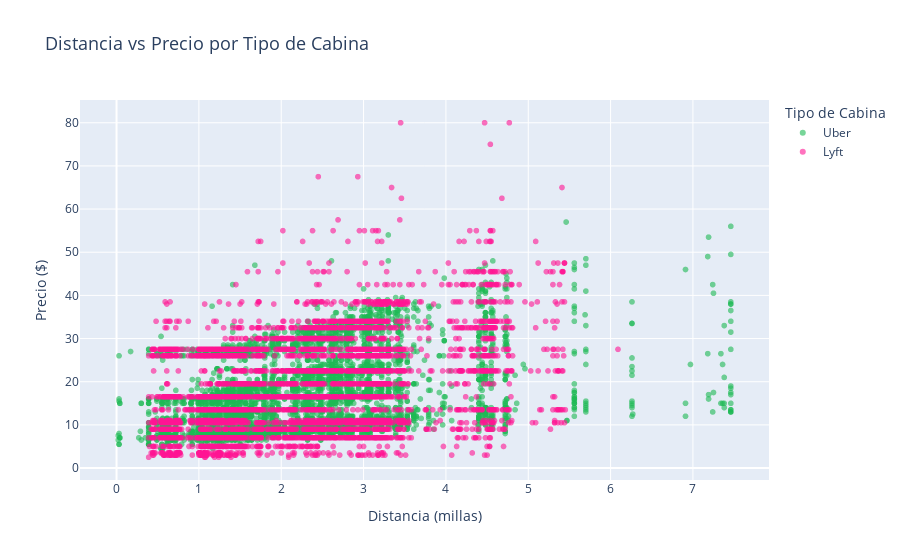

Here is the notebook cell this chart was saved with:
### Markdown cell above
##  Celda 8: Scatter Plot - Distancia vs Precio por Tipo de Cabina

### Code cell
# Scatter Plot: Distancia vs Precio, coloreado por cab_type
fig_scatter = px.scatter(
    df_limpio.sample(n=min(10000, len(df_limpio)), random_state=42),  # Muestra para rendimiento
    x='distance',
    y='price',
    color='cab_type',
    title=' Distancia vs Precio por Tipo de Cabina',
    labels={'distance': 'Distancia (millas)', 'price': 'Precio ($)', 'cab_type': 'Tipo'},
    opacity=0.6,
    color_discrete_map={'Uber': '#1DB954', 'Lyft': '#FF1493'}
)
fig_scatter.update_layout(
    font=dict(size=12),
    title_font_size=18,
    legend_title_text='Tipo de Cabina'
)
fig_scatter.show()

### Figure 1 — Plotly figure (JSON) as saved in the notebook; plotly's stock layout.template omitted (floating-point values rounded to 4 significant figures; data arrays with more than 128 entries replaced by an {"elided": "..."} marker saying what was removed)
{"data": [{"hovertemplate": "Tipo=Uber<br>Distancia (millas)=%{x}<br>Precio ($)=%{y}<extra></extra>", "legendgroup": "Uber", "marker": {"color": "#1DB954", "opacity": 0.6, "symbol": "circle"}, "mode": "markers", "name": "Uber", "showlegend": true, "type": "scattergl", "x": {"elided": "4834 float values"}, "xaxis": "x", "y": {"elided": "4834 float values"}, "yaxis": "y"}, {"hovertemplate": "Tipo=Lyft<br>Distancia (millas)=%{x}<br>Precio ($)=%{y}<extra></extra>", "legendgroup": "Lyft", "marker": {"color": "#FF1493", "opacity": 0.6, "symbol": "circle"}, "mode": "markers", "name": "Lyft", "showlegend": true, "type": "scattergl", "x": {"elided": "5166 float values"}, "xaxis": "x", "y": {"elided": "5166 float values"}, "yaxis": "y"}], "layout": {"font": {"size": 12}, "legend": {"title": {"text": "Tipo de Cabina"}, "tracegroupgap": 0}, "title": {"font": {"size": 18}, "text": " Distancia vs Precio por Tipo de Cabina"}, "xaxis": {"anchor": "y", "domain": [0, 1], "title": {"text": "Distancia (millas)"}}, "yaxis": {"anchor": "x", "domain": [0, 1], "title": {"text": "Precio ($)"}}}}
